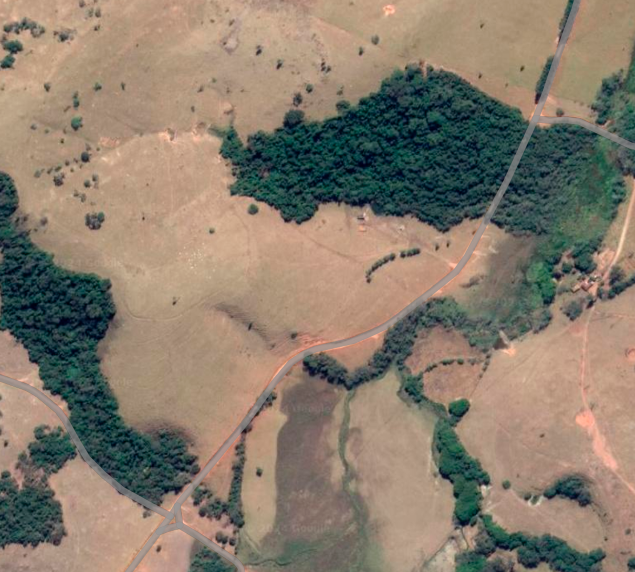
#> input picture tools/src/dataset/04.png, 1270 x 1144 px (shown at 1/2 size)
$ python median.py
#> lines starting #> are read from the running program, lines starting #| are printed output that depends on the picture
### tools/src/processed_image.py
import cv2
import numpy as np
import matplotlib.pyplot as plt

class ImageFilters:
    def __init__(self):
        pass

    def apply_curves(self,image, curve_points):
        # Cria uma curva de interpolação linear a partir dos pontos fornecidos
        curve = np.interp(np.arange(256), curve_points[:, 0], curve_points[:, 1]).astype(np.uint8)

        # Aplica a curva a cada canal da imagem
        if len(image.shape) == 2:  # Imagem em escala de cinza
            image_adjusted = cv2.LUT(image, curve)
        else:  # Imagem colorida
            channels = cv2.split(image)  # Divide os canais B, G, R
            channels_adjusted = [cv2.LUT(channel, curve) for channel in channels]
            image_adjusted = cv2.merge(channels_adjusted)  # Mescla os canais de volta

        return image_adjusted

    # [7 lines left out: function apply_color, not called in this run]

    def apply_levels(image, levels):
        return

    def apply_brightness_contrast(self,image, brightness, contrast):
        image = image.astype(np.float32)
        image = image * contrast + brightness
        image = np.clip(image, 0, 255).astype(np.uint8)
        return image

    def apply_kernal_bluer(self,image,kernal_size):
        return cv2.blur(image,(kernal_size,kernal_size))


# [29 lines left out: function main, not called in this run]

# [14 lines that do not run on import are left out]

### tools/src/median.py
import cv2
import numpy as np
import matplotlib.pyplot as plt
from processed_image import ImageFilters

tools = ImageFilters()


def plot_images(image, title, position):
    plt.subplot(2, 3, position)
    plt.title(title)
    plt.imshow(image, cmap='gray')
    plt.axis('off')

def combined_rgb_and_edge_detection(image_path):
    # Carregar a imagem
#> called with image_path = 'dataset/04.png'
    image = cv2.imread(image_path)
#> image is the input picture: shape (1144, 1270, 3); mean B, G, R 108.8, 123.9, 136.4

    # Separar os canais R, G, B
    B, G, R = cv2.split(image)
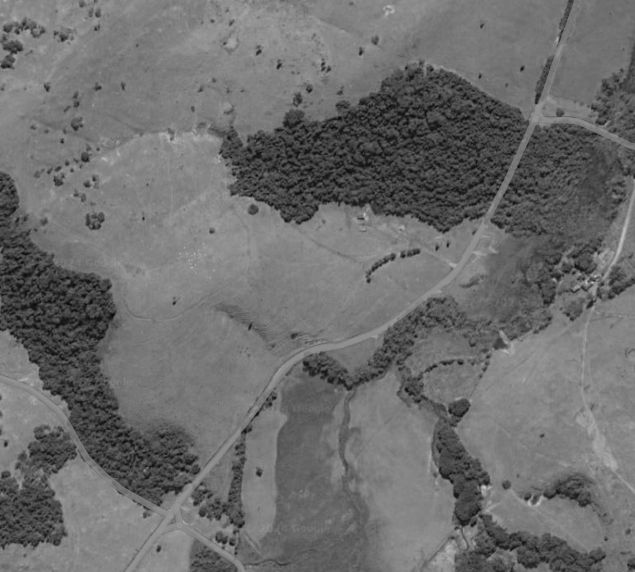
#> B: shape (1144, 1270) (shown at 1/2 size); min 2, max 212, mean 108.8
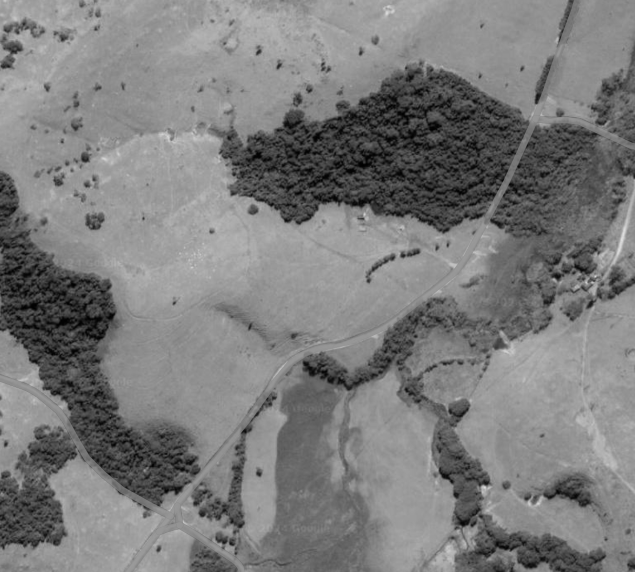
#> G: shape (1144, 1270) (shown at 1/2 size); min 0, max 228, mean 123.9
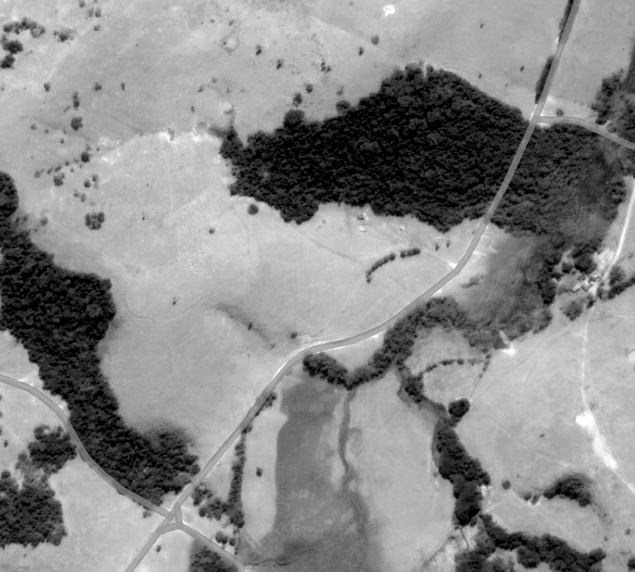
#> R: shape (1144, 1270) (shown at 1/2 size); min 0, max 255, mean 136.4

    R = tools.apply_brightness_contrast(R, 20, 1.5)
#> in apply_brightness_contrast, `image = np.clip(image, 0, 255).astype(np.uint8)`:
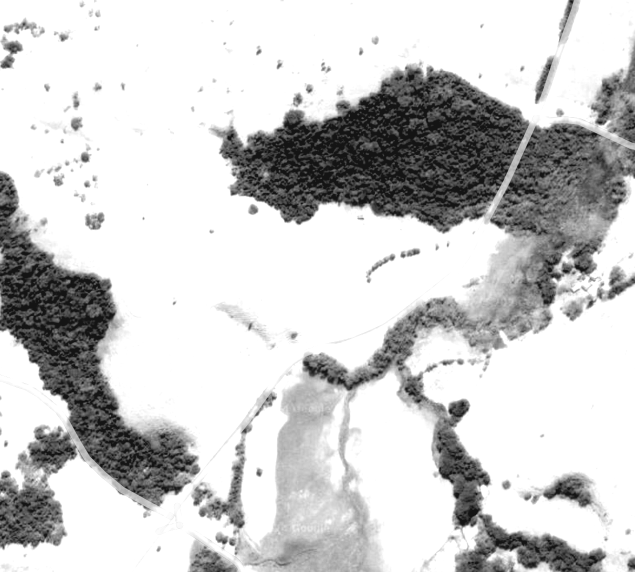
#> image: shape (1144, 1270) (shown at 1/2 size); min 20, max 255, mean 203.2
    R = tools.apply_curves(R, np.array([[0, 0], [105, 92], [146, 247], [146, 247], [255, 255], [255, 255], [255, 255]]))
#> in apply_curves, `curve = np.interp(np.arange(256), curve_points[:, 0], curve_points[:, ..`: curve = 256 values from 0 to 255
#> in apply_curves, `image_adjusted = cv2.LUT(image, curve)`:
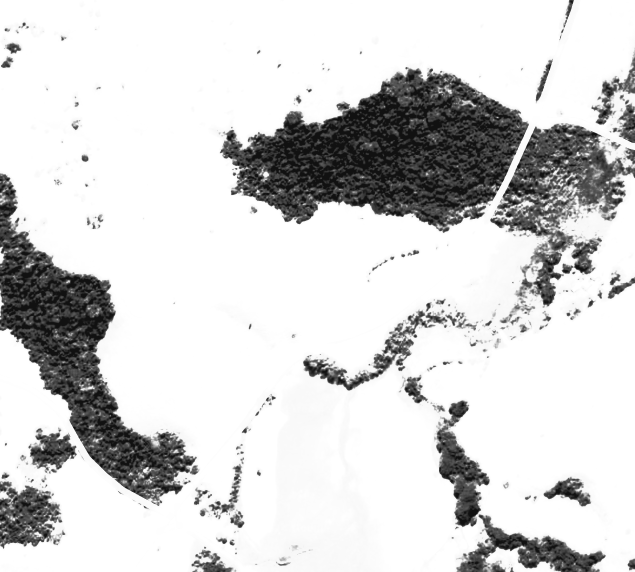
#> image_adjusted: shape (1144, 1270) (shown at 1/2 size); min 17, max 255, mean 212.1
    R = tools.apply_curves(R, np.array([[0, 0], [105, 92], [146, 247], [146, 247], [255, 255], [255, 255], [255, 255]]))
#> in apply_curves (call 2), `image_adjusted = cv2.LUT(image, curve)`:
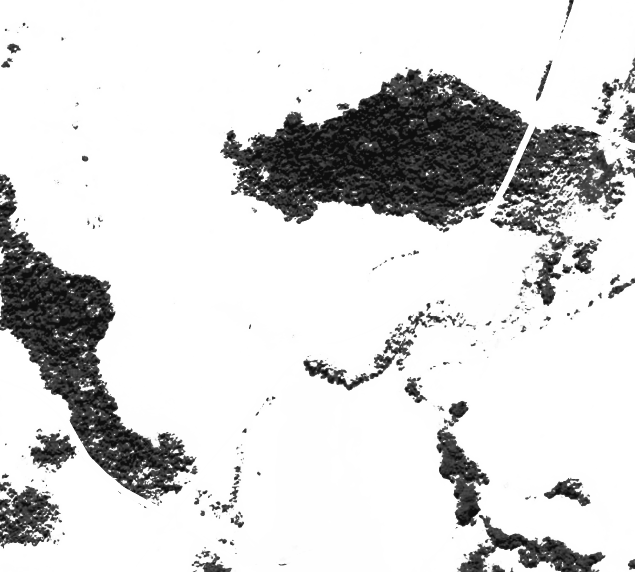
#> image_adjusted: shape (1144, 1270) (shown at 1/2 size); min 14, max 255, mean 214.1
    R = tools.apply_kernal_bluer(R, 5)


    # Criar uma figura para plotar as imagens
    plt.figure(figsize=(15, 10))

    # Plotar canais R, G, B em escala de cinza
    plot_images(R, "Canal R", 1)
    plot_images(G, "Canal G", 2)
    plot_images(B, "Canal B", 3)
    plot_images(image, "Original", 4)


    # Mostrar as imagens
    plt.show()
#> figure, not shown here; B, G, R data is drawn as R, G, B

# Exemplo de uso
image_path = 'dataset/04.png'  # Insira o caminho correto para sua imagem
combined_rgb_and_edge_detection(image_path)

$ run again, with tools/src/dataset/01.png copied over tools/src/dataset/04.png
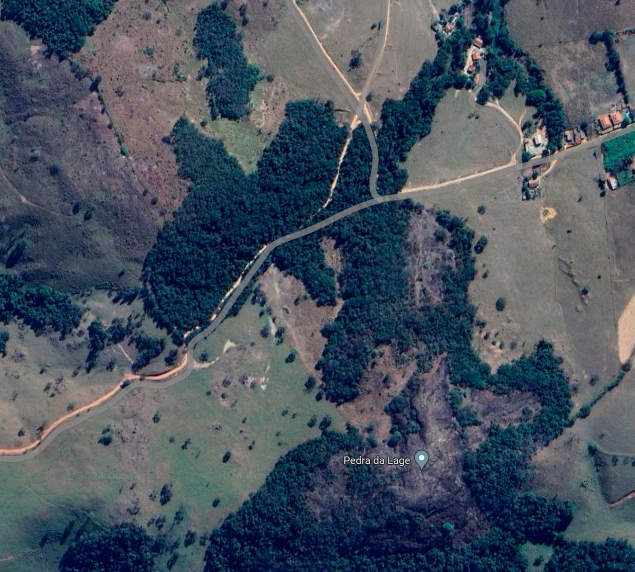
#> input picture tools/src/dataset/01.png, 1270 x 1144 px (shown at 1/2 size)
#> in combined_rgb_and_edge_detection, image is the input picture: shape (1144, 1270, 3); mean B, G, R 94.5, 82.2, 71.5
#> in apply_brightness_contrast, `image = np.clip(image, 0, 255).astype(np.uint8)`:
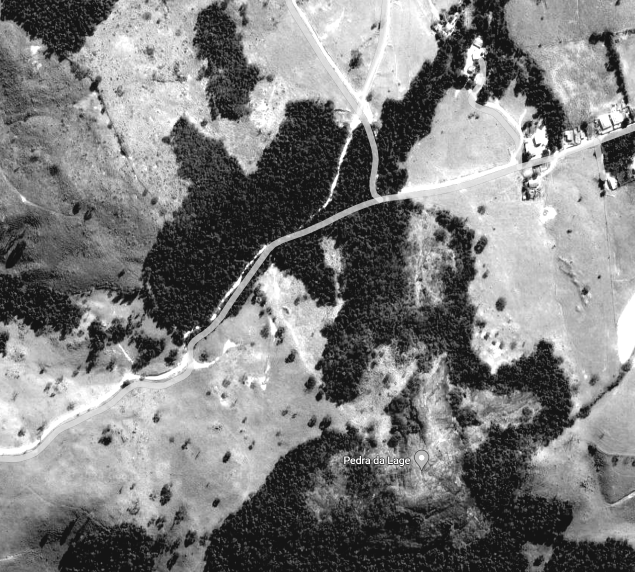
#> image: shape (1144, 1270) (shown at 1/2 size); min 20, max 255, mean 126.1
#> curve = 256 values from 0 to 255
#> in apply_curves (call 2), `image_adjusted = cv2.LUT(image, curve)`:
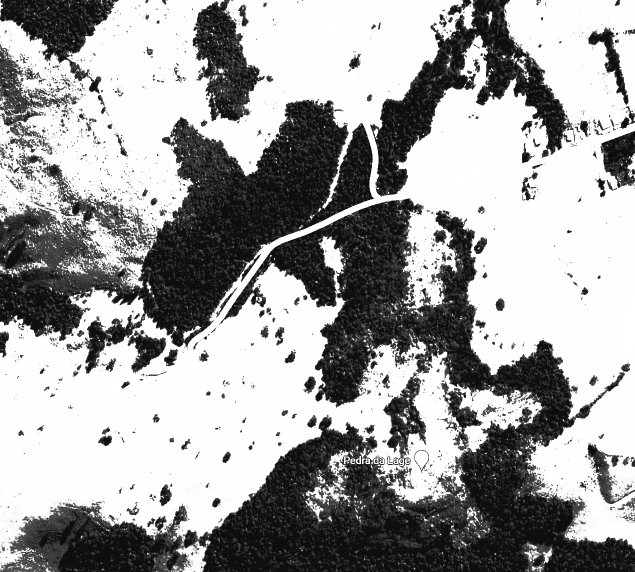
#> image_adjusted: shape (1144, 1270) (shown at 1/2 size); min 14, max 255, mean 159.9

$ run again, with tools/src/dataset/02.png copied over tools/src/dataset/04.png
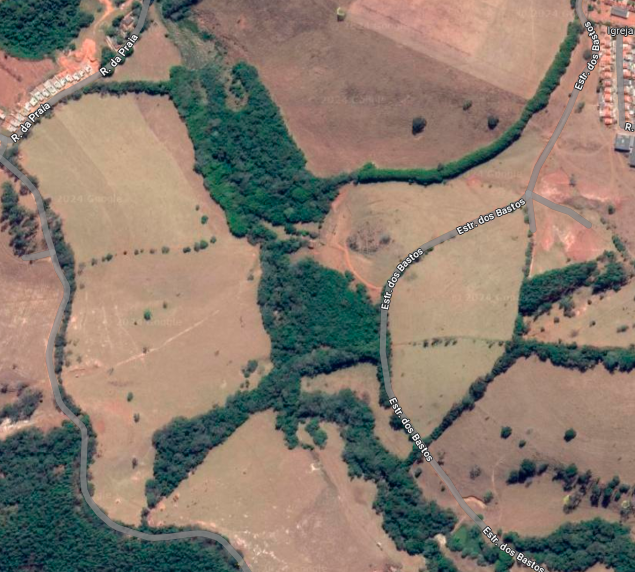
#> input picture tools/src/dataset/02.png, 1270 x 1144 px (shown at 1/2 size)
#> in combined_rgb_and_edge_detection, image is the input picture: shape (1144, 1270, 3); mean B, G, R 109.3, 121.8, 135.4
#> in apply_brightness_contrast, `image = np.clip(image, 0, 255).astype(np.uint8)`:
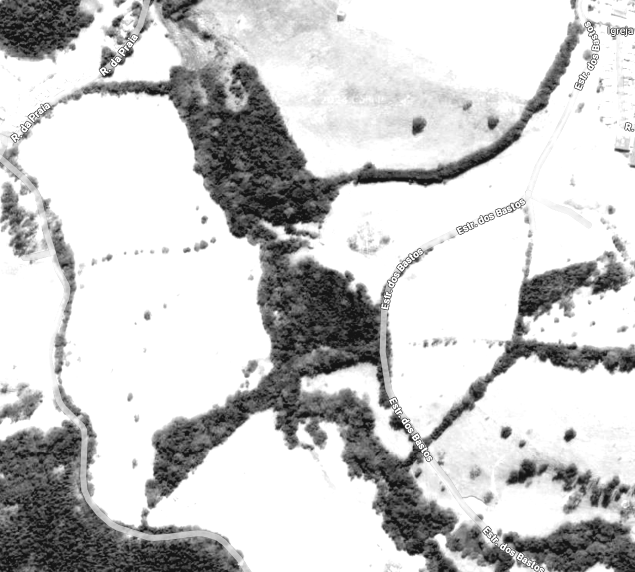
#> image: shape (1144, 1270) (shown at 1/2 size); min 20, max 255, mean 201.4
#> curve = 256 values from 0 to 255
#> in apply_curves (call 2), `image_adjusted = cv2.LUT(image, curve)`:
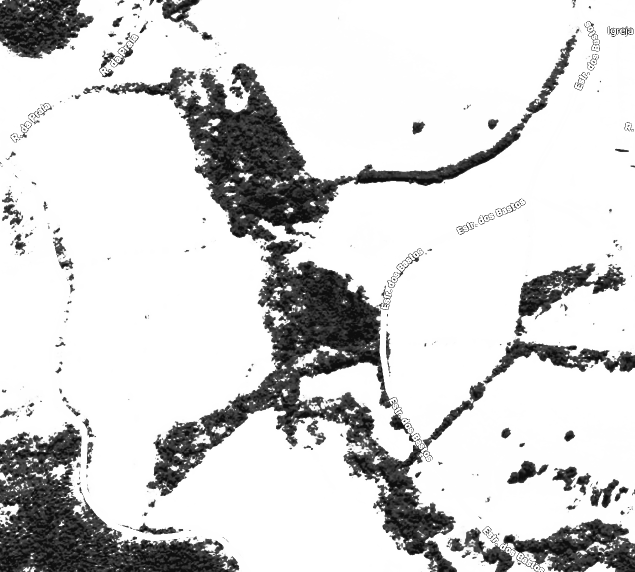
#> image_adjusted: shape (1144, 1270) (shown at 1/2 size); min 14, max 255, mean 211.3

$ run again, with tools/src/dataset/03.png copied over tools/src/dataset/04.png
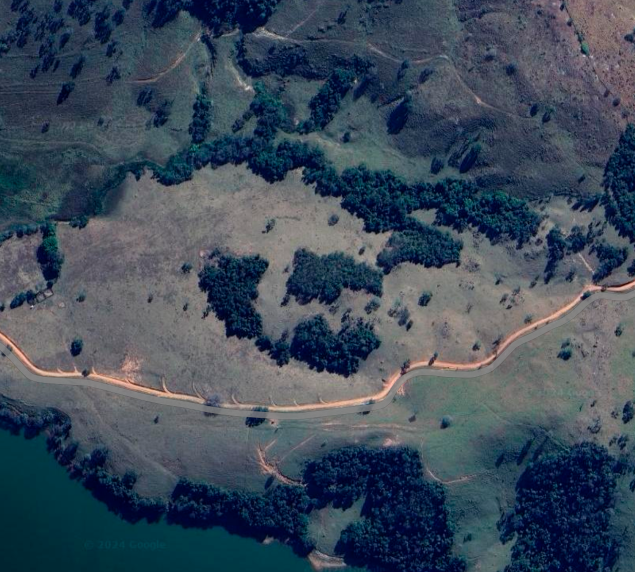
#> input picture tools/src/dataset/03.png, 1270 x 1144 px (shown at 1/2 size)
#> in combined_rgb_and_edge_detection, image is the input picture: shape (1144, 1270, 3); mean B, G, R 89.7, 75, 61.9
#> in apply_brightness_contrast, `image = np.clip(image, 0, 255).astype(np.uint8)`:
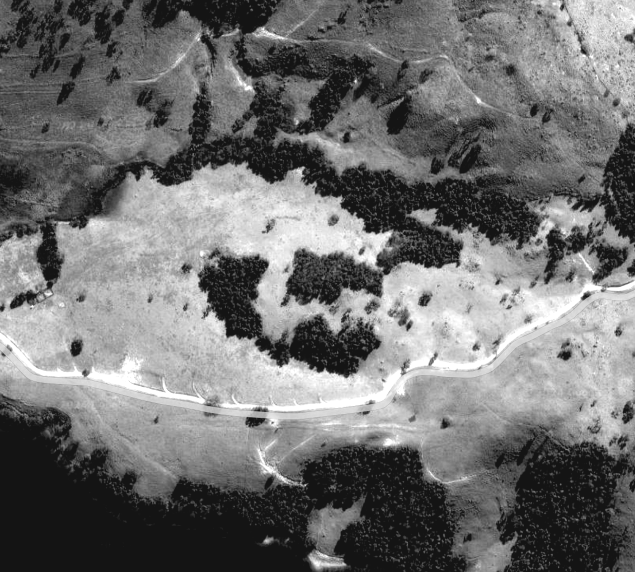
#> image: shape (1144, 1270) (shown at 1/2 size); min 20, max 255, mean 112.1
#> curve = 256 values from 0 to 255
#> in apply_curves (call 2), `image_adjusted = cv2.LUT(image, curve)`:
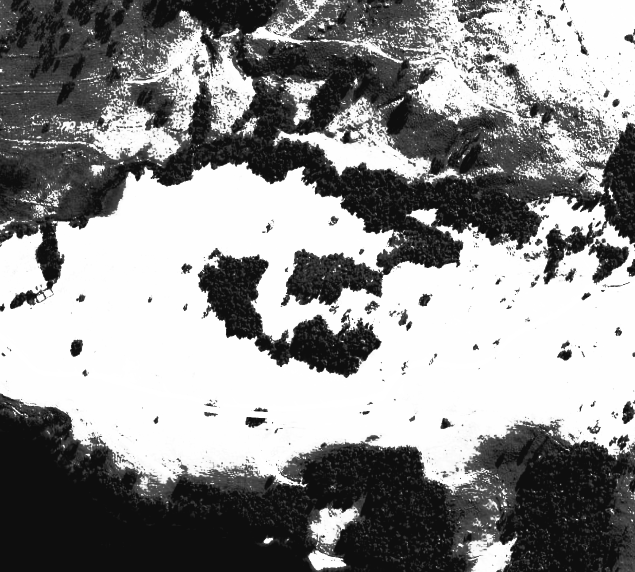
#> image_adjusted: shape (1144, 1270) (shown at 1/2 size); min 14, max 255, mean 142.4
